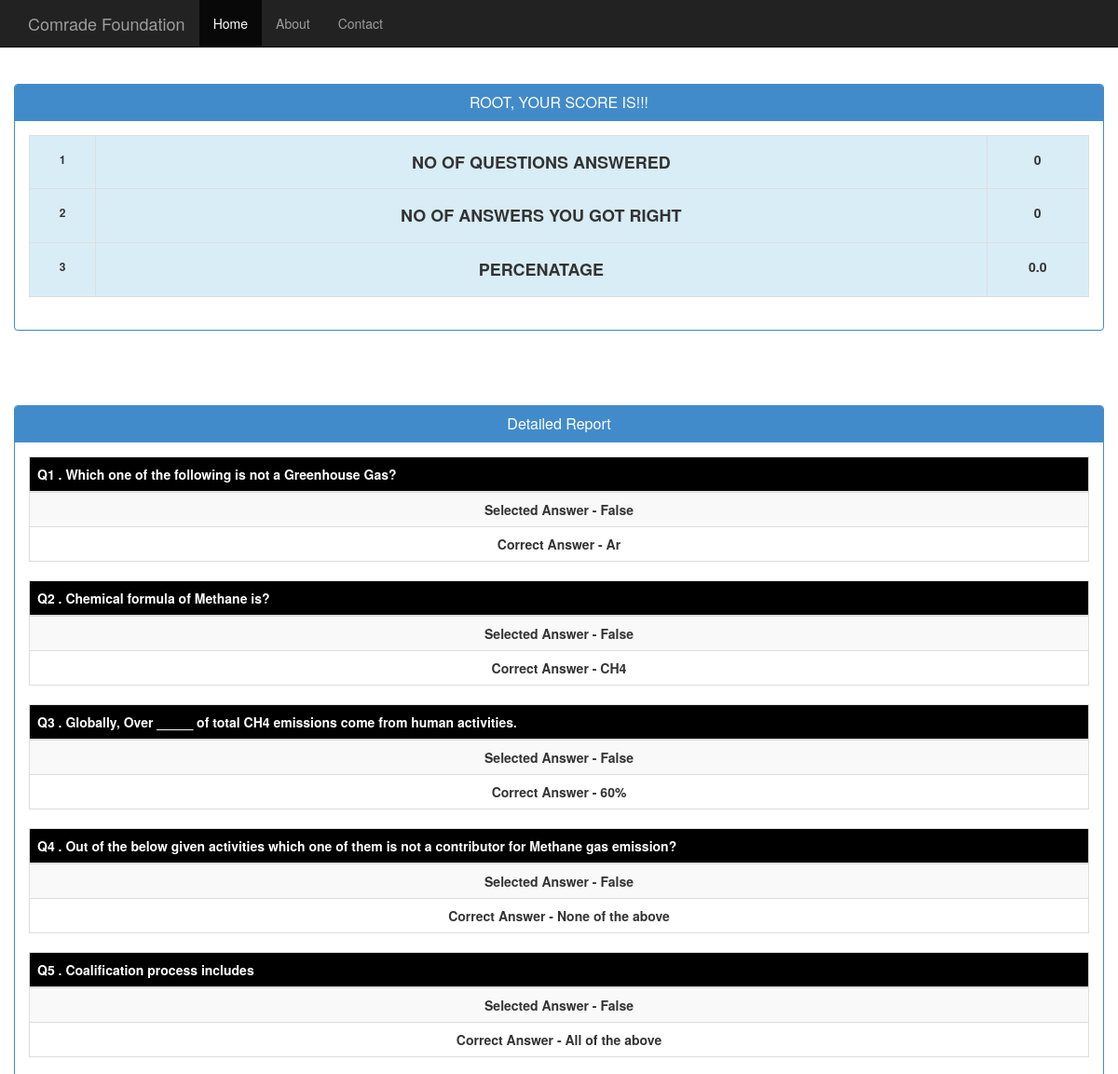
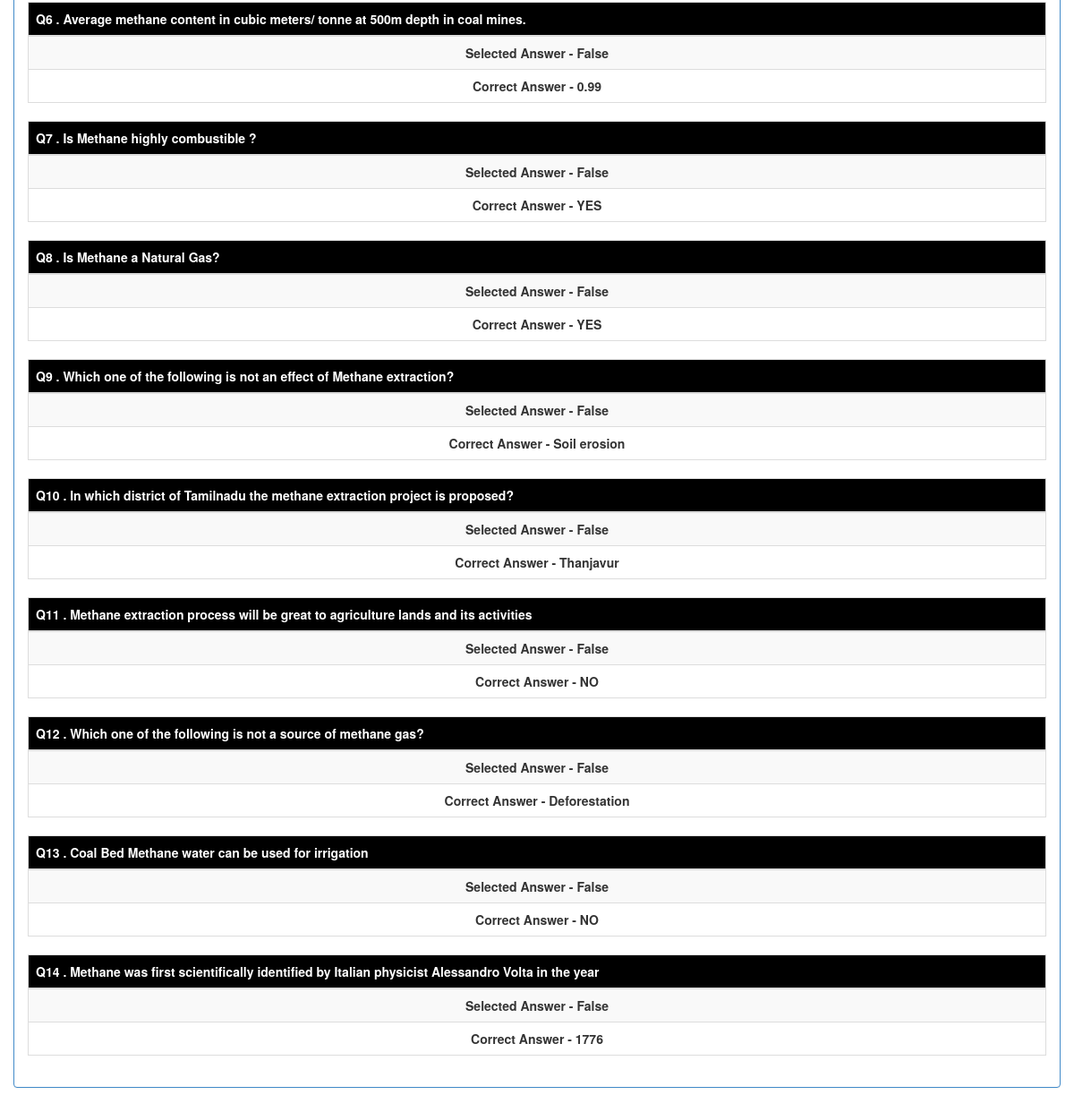
The app's page /quiz/result/ (signed in) with its own data (2 pictures, top to bottom).
### quiz/models.py (models this page shows, shortened)
class Question(models.Model):
    question_text = models.CharField(max_length=100)
    answer_text = models.CharField(max_length=100)

### quiz/views.py (the view)
def result(request):
    choice = {}
    print request.session.items()
    for i in questions:
        key = str(i.id)
        choice[i] = request.session.get(key, False)
    quest_answered = len([v for v in choice.values() if v])
    correct_answer_count = 0
    for k, v in choice.items():
        if v:
            if k.answer_text.strip() == str(v).strip():
                correct_answer_count += 1
    percentage = (correct_answer_count / 14)*100
    result_dict = {'No of questions answered': quest_answered,
                   'No of answers you got right': correct_answer_count,
                   'Percenatage': percentage}
    context = {'question_list': questions,
               'choice_': choice,
               'result_dict': result_dict,
               'name': request.session.get("name"),
               }
    request.session.flush()
    return render(request, 'quiz/results.html', context)

### quiz/templates/quiz/results.html (shortened to what this page needs)
{% extends 'base.html' %}
{% block content %}
{% if question_list %}
<div class="panel panel-primary">
    <div class="panel-heading">
        <h1 class="panel-title text-uppercase"> {{ name }}, Your Score is!!! </h1>
    </div>
    <div class="panel-body">
        <table class="table table-hover table-bordered">
            <tbody>
                {% for k,v in result_dict.items %}
                    <tr class="info">
                        <td>
                            <h6> <strong> {{ forloop.counter }} </strong></h6>
                        </td>
                        <td >
                            <h4>
                                <p class="text-uppercase">
                                    <strong> {{ k }} </strong>
                                </p>
                            </h4>
                        </td>
                        <td>
                            <h5><strong> {{ v }} </strong></h5>
                        </td>
                    </tr>
                {% endfor %}
            </tbody>
        </table>
    </div>
</div>
<div class="panel panel-primary">
    <div class="panel-heading">
        <h1 class="panel-title">Detailed Report </h1>
    </div>
    <div class="panel-body">
        {% for k,v in choice_.items %}
            <table class="table table-striped table-bordered">
                <thead style="background-color: black">
                    <tr>
                        <th>
                            <font color="white">Q{{forloop.counter}} . {{ k.question_text }} </font>
                        </th>
                    </tr>
                </thead>
                <tbody>
                    <tr>
                        <td>
                            <strong> Selected Answer - {{ v }} </strong>
                        </td>
                    </tr>
                    <tr>
                        <td>
                            <strong> Correct Answer  - {{k.answer_text}} </strong>
                        </td>
                    </tr>
                </tbody>
            </table>
        {% endfor %}
    </div>
</div>
{% endif %}
{% endblock %}

### static/static/css/starter-template.css (style rules this page uses)
body { padding-top: 50px; }

### records on screen
Question: question_text "Which one of the following is not a Greenhouse Gas?", v "False", answer_text "Ar"
Question: question_text "Chemical formula of Methane is?", v "False", answer_text "CH4"
Question: question_text "Globally, Over _____ of total CH4 emissions come from human activities.", v "False", answer_text "60%"
Question: question_text "Out of the below given activities which one of them is not a contributor for Methane gas emission?", v "False", answer_text "None of the above"
Question: question_text "Coalification process includes", v "False", answer_text "All of the above"
Question: question_text "Average methane content in cubic meters/ tonne at 500m depth in coal mines.", v "False", answer_text "0.99"
Question: question_text "Is Methane highly combustible ?", v "False", answer_text "YES"
Question: question_text "Is Methane a Natural Gas?", v "False", answer_text "YES"
Question: question_text "Which one of the following is not an effect of Methane extraction?", v "False", answer_text "Soil erosion"
Question: question_text "In which district of Tamilnadu the methane extraction project is proposed?", v "False", answer_text "Thanjavur"
Question: question_text "Methane extraction process will be great to agriculture lands and its activities", v "False", answer_text "NO"
Question: question_text "Which one of the following is not a source of methane gas?", v "False", answer_text "Deforestation"
Question: question_text "Coal Bed Methane water can be used for irrigation", v "False", answer_text "NO"
Question: question_text "Methane was first scientifically identified by Italian physicist Alessandro Volta in the year", v "False", answer_text "1776"

### other values on screen
{{ name }} "ROOT"
{{ k }} "NO OF QUESTIONS ANSWERED" "NO OF ANSWERS YOU GOT RIGHT" "PERCENATAGE"
{{ v }} "0" "0" "0.0"
